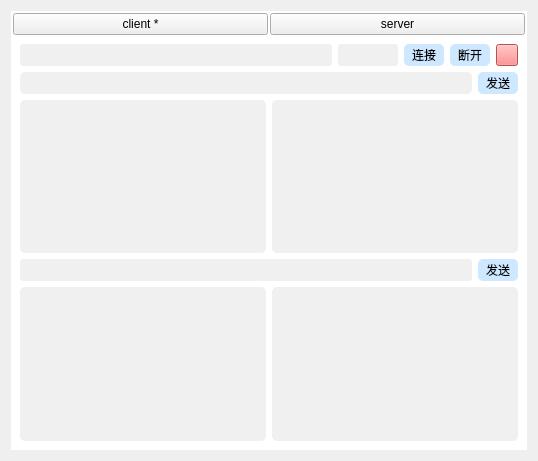
<?xml version="1.0" encoding="UTF-8"?>
<ui version="4.0">
 <class>HttpPostWidget</class>
 <widget class="QWidget" name="HttpPostWidget">
  <property name="geometry">
   <rect>
    <x>0</x>
    <y>0</y>
    <width>538</width>
    <height>461</height>
   </rect>
  </property>
  <property name="windowTitle">
   <string>Form</string>
  </property>
  <layout class="QVBoxLayout" name="verticalLayout">
   <property name="spacing">
    <number>0</number>
   </property>
   <item>
    <widget class="QWidget" name="tabBtn_background" native="true">
     <property name="styleSheet">
      <string notr="true">QWidget#tabBtn_background{
background-color: rgb(255, 255, 255);
}</string>
     </property>
     <layout class="QHBoxLayout" name="horizontalLayout">
      <property name="spacing">
       <number>2</number>
      </property>
      <property name="leftMargin">
       <number>2</number>
      </property>
      <property name="topMargin">
       <number>2</number>
      </property>
      <property name="rightMargin">
       <number>2</number>
      </property>
      <property name="bottomMargin">
       <number>0</number>
      </property>
      <item>
       <widget class="QPushButton" name="btn_cli">
        <property name="minimumSize">
         <size>
          <width>0</width>
          <height>22</height>
         </size>
        </property>
        <property name="maximumSize">
         <size>
          <width>16777215</width>
          <height>22</height>
         </size>
        </property>
        <property name="text">
         <string>client *</string>
        </property>
       </widget>
      </item>
      <item>
       <widget class="QPushButton" name="btn_serv">
        <property name="minimumSize">
         <size>
          <width>0</width>
          <height>22</height>
         </size>
        </property>
        <property name="maximumSize">
         <size>
          <width>16777215</width>
          <height>22</height>
         </size>
        </property>
        <property name="text">
         <string>server</string>
        </property>
       </widget>
      </item>
     </layout>
    </widget>
   </item>
   <item>
    <widget class="QStackedWidget" name="stackedWidget">
     <property name="currentIndex">
      <number>0</number>
     </property>
     <widget class="QWidget" name="page_cli">
      <property name="styleSheet">
       <string notr="true">QWidget#page_cli{
background-color: rgb(255, 255, 255);
}</string>
      </property>
      <layout class="QGridLayout" name="gridLayout">
       <item row="0" column="0" colspan="2">
        <layout class="QHBoxLayout" name="horizontalLayout_3">
         <item>
          <widget class="QLineEdit" name="lineEdit_11">
           <property name="minimumSize">
            <size>
             <width>0</width>
             <height>22</height>
            </size>
           </property>
           <property name="maximumSize">
            <size>
             <width>16777215</width>
             <height>16777215</height>
            </size>
           </property>
           <property name="styleSheet">
            <string notr="true">QLineEdit{
background-color: rgb(240, 240, 240);
border-radius:3px;
}
</string>
           </property>
          </widget>
         </item>
         <item>
          <widget class="QLineEdit" name="lineEdit_12">
           <property name="sizePolicy">
            <sizepolicy hsizetype="Fixed" vsizetype="Fixed">
             <horstretch>0</horstretch>
             <verstretch>0</verstretch>
            </sizepolicy>
           </property>
           <property name="minimumSize">
            <size>
             <width>60</width>
             <height>22</height>
            </size>
           </property>
           <property name="maximumSize">
            <size>
             <width>60</width>
             <height>22</height>
            </size>
           </property>
           <property name="styleSheet">
            <string notr="true">QLineEdit{
background-color: rgb(240, 240, 240);
border-radius:3px;
}
</string>
           </property>
          </widget>
         </item>
         <item>
          <widget class="QPushButton" name="btn_connect">
           <property name="sizePolicy">
            <sizepolicy hsizetype="Fixed" vsizetype="Fixed">
             <horstretch>0</horstretch>
             <verstretch>0</verstretch>
            </sizepolicy>
           </property>
           <property name="minimumSize">
            <size>
             <width>40</width>
             <height>22</height>
            </size>
           </property>
           <property name="maximumSize">
            <size>
             <width>40</width>
             <height>22</height>
            </size>
           </property>
           <property name="styleSheet">
            <string notr="true">QPushButton {
border-radius:5px
;background-color: rgb(205, 232, 255);
}

QPushButton:hover {
background-color: rgb(255, 165, 0);
}</string>
           </property>
           <property name="text">
            <string>连接</string>
           </property>
          </widget>
         </item>
         <item>
          <widget class="QPushButton" name="btn_disconnect">
           <property name="sizePolicy">
            <sizepolicy hsizetype="Fixed" vsizetype="Fixed">
             <horstretch>0</horstretch>
             <verstretch>0</verstretch>
            </sizepolicy>
           </property>
           <property name="minimumSize">
            <size>
             <width>40</width>
             <height>22</height>
            </size>
           </property>
           <property name="maximumSize">
            <size>
             <width>40</width>
             <height>22</height>
            </size>
           </property>
           <property name="styleSheet">
            <string notr="true">QPushButton {
border-radius:5px
;background-color: rgb(205, 232, 255);
}

QPushButton:hover {
background-color: rgb(255, 165, 0);
}</string>
           </property>
           <property name="text">
            <string>断开</string>
           </property>
          </widget>
         </item>
         <item>
          <widget class="QPushButton" name="btn_conn_light">
           <property name="sizePolicy">
            <sizepolicy hsizetype="Fixed" vsizetype="Fixed">
             <horstretch>0</horstretch>
             <verstretch>0</verstretch>
            </sizepolicy>
           </property>
           <property name="minimumSize">
            <size>
             <width>22</width>
             <height>22</height>
            </size>
           </property>
           <property name="maximumSize">
            <size>
             <width>22</width>
             <height>22</height>
            </size>
           </property>
           <property name="styleSheet">
            <string notr="true">background-color: rgb(251, 115,115);</string>
           </property>
           <property name="text">
            <string/>
           </property>
          </widget>
         </item>
        </layout>
       </item>
       <item row="2" column="0">
        <widget class="QPlainTextEdit" name="plainTextEdit_7">
         <property name="styleSheet">
          <string notr="true">QPlainTextEdit{
background-color: rgb(240, 240, 240);
border-radius:5px;
}
</string>
         </property>
        </widget>
       </item>
       <item row="2" column="1">
        <widget class="QPlainTextEdit" name="plainTextEdit_9">
         <property name="styleSheet">
          <string notr="true">QPlainTextEdit{
background-color: rgb(240, 240, 240);
border-radius:5px;
}
</string>
         </property>
        </widget>
       </item>
       <item row="4" column="0">
        <widget class="QPlainTextEdit" name="plainTextEdit_8">
         <property name="styleSheet">
          <string notr="true">QPlainTextEdit{
background-color: rgb(240, 240, 240);
border-radius:5px;
}
</string>
         </property>
        </widget>
       </item>
       <item row="4" column="1">
        <widget class="QPlainTextEdit" name="plainTextEdit_10">
         <property name="styleSheet">
          <string notr="true">QPlainTextEdit{
background-color: rgb(240, 240, 240);
border-radius:5px;
}
</string>
         </property>
        </widget>
       </item>
       <item row="1" column="0" colspan="2">
        <layout class="QHBoxLayout" name="horizontalLayout_2">
         <item>
          <widget class="QLineEdit" name="lineEdit_14">
           <property name="minimumSize">
            <size>
             <width>0</width>
             <height>22</height>
            </size>
           </property>
           <property name="maximumSize">
            <size>
             <width>16777215</width>
             <height>22</height>
            </size>
           </property>
           <property name="styleSheet">
            <string notr="true">QLineEdit{
background-color: rgb(240, 240, 240);
border-radius:5px;
}
</string>
           </property>
          </widget>
         </item>
         <item>
          <widget class="QPushButton" name="pushButton_10">
           <property name="sizePolicy">
            <sizepolicy hsizetype="Fixed" vsizetype="Fixed">
             <horstretch>0</horstretch>
             <verstretch>0</verstretch>
            </sizepolicy>
           </property>
           <property name="minimumSize">
            <size>
             <width>40</width>
             <height>22</height>
            </size>
           </property>
           <property name="maximumSize">
            <size>
             <width>40</width>
             <height>22</height>
            </size>
           </property>
           <property name="styleSheet">
            <string notr="true">QPushButton {
border-radius:5px
;background-color: rgb(205, 232, 255);
}

QPushButton:hover {
background-color: rgb(255, 165, 0);
}</string>
           </property>
           <property name="text">
            <string>发送</string>
           </property>
          </widget>
         </item>
        </layout>
       </item>
       <item row="3" column="0" colspan="2">
        <layout class="QHBoxLayout" name="horizontalLayout_4">
         <item>
          <widget class="QLineEdit" name="lineEdit_13">
           <property name="minimumSize">
            <size>
             <width>0</width>
             <height>22</height>
            </size>
           </property>
           <property name="maximumSize">
            <size>
             <width>16777215</width>
             <height>22</height>
            </size>
           </property>
           <property name="styleSheet">
            <string notr="true">QLineEdit{
background-color: rgb(240, 240, 240);
border-radius:3px;
}
</string>
           </property>
          </widget>
         </item>
         <item>
          <widget class="QPushButton" name="pushButton_11">
           <property name="sizePolicy">
            <sizepolicy hsizetype="Fixed" vsizetype="Fixed">
             <horstretch>0</horstretch>
             <verstretch>0</verstretch>
            </sizepolicy>
           </property>
           <property name="minimumSize">
            <size>
             <width>40</width>
             <height>22</height>
            </size>
           </property>
           <property name="maximumSize">
            <size>
             <width>40</width>
             <height>22</height>
            </size>
           </property>
           <property name="styleSheet">
            <string notr="true">QPushButton {
border-radius:5px
;background-color: rgb(205, 232, 255);
}

QPushButton:hover {
background-color: rgb(255, 165, 0);
}</string>
           </property>
           <property name="text">
            <string>发送</string>
           </property>
          </widget>
         </item>
        </layout>
       </item>
      </layout>
     </widget>
     <widget class="QWidget" name="page_serv">
      <property name="styleSheet">
       <string notr="true">QWidget#page_serv{
background-color: rgb(255, 255, 255);
}</string>
      </property>
      <layout class="QGridLayout" name="gridLayout_3">
       <item row="0" column="0" rowspan="2">
        <layout class="QGridLayout" name="gridLayout_2">
         <item row="0" column="0">
          <widget class="QLineEdit" name="lineEdit_servPort">
           <property name="minimumSize">
            <size>
             <width>0</width>
             <height>22</height>
            </size>
           </property>
           <property name="maximumSize">
            <size>
             <width>16777215</width>
             <height>22</height>
            </size>
           </property>
           <property name="styleSheet">
            <string notr="true">QLineEdit{
background-color: rgb(240, 240, 240);
border-radius:3px;
}
</string>
           </property>
          </widget>
         </item>
         <item row="0" column="1">
          <widget class="QPushButton" name="btn_servStart">
           <property name="sizePolicy">
            <sizepolicy hsizetype="Fixed" vsizetype="Fixed">
             <horstretch>0</horstretch>
             <verstretch>0</verstretch>
            </sizepolicy>
           </property>
           <property name="minimumSize">
            <size>
             <width>40</width>
             <height>22</height>
            </size>
           </property>
           <property name="maximumSize">
            <size>
             <width>40</width>
             <height>22</height>
            </size>
           </property>
           <property name="styleSheet">
            <string notr="true">QPushButton {
border-radius:5px
;background-color: rgb(205, 232, 255);
}

QPushButton:hover {
background-color: rgb(255, 165, 0);
}</string>
           </property>
           <property name="text">
            <string>启动</string>
           </property>
          </widget>
         </item>
         <item row="0" column="2">
          <widget class="QPushButton" name="btn_servStop">
           <property name="sizePolicy">
            <sizepolicy hsizetype="Fixed" vsizetype="Fixed">
             <horstretch>0</horstretch>
             <verstretch>0</verstretch>
            </sizepolicy>
           </property>
           <property name="minimumSize">
            <size>
             <width>40</width>
             <height>22</height>
            </size>
           </property>
           <property name="maximumSize">
            <size>
             <width>40</width>
             <height>22</height>
            </size>
           </property>
           <property name="styleSheet">
            <string notr="true">QPushButton {
border-radius:5px
;background-color: rgb(205, 232, 255);
}

QPushButton:hover {
background-color: rgb(255, 165, 0);
}</string>
           </property>
           <property name="text">
            <string>停止</string>
           </property>
          </widget>
         </item>
         <item row="1" column="0" colspan="3">
          <widget class="QPlainTextEdit" name="plainTextEdit_servMsg">
           <property name="styleSheet">
            <string notr="true">QPlainTextEdit{
background-color: rgb(240, 240, 240);
border-radius:5px;
}
</string>
           </property>
          </widget>
         </item>
        </layout>
       </item>
       <item row="0" column="1">
        <widget class="QLineEdit" name="lineEdit_servUrl_1">
         <property name="minimumSize">
          <size>
           <width>0</width>
           <height>22</height>
          </size>
         </property>
         <property name="maximumSize">
          <size>
           <width>16777215</width>
           <height>22</height>
          </size>
         </property>
         <property name="styleSheet">
          <string notr="true">QLineEdit{
background-color: rgb(240, 240, 240);
border-radius:3px;
}
</string>
         </property>
        </widget>
       </item>
       <item row="1" column="1">
        <widget class="QPlainTextEdit" name="plainTextEdit_rsqMsg_1">
         <property name="styleSheet">
          <string notr="true">QPlainTextEdit{
background-color: rgb(240, 240, 240);
border-radius:5px;
}
</string>
         </property>
        </widget>
       </item>
       <item row="2" column="0">
        <widget class="QLineEdit" name="lineEdit_servUrl_2">
         <property name="minimumSize">
          <size>
           <width>0</width>
           <height>22</height>
          </size>
         </property>
         <property name="maximumSize">
          <size>
           <width>16777215</width>
           <height>22</height>
          </size>
         </property>
         <property name="styleSheet">
          <string notr="true">QLineEdit{
background-color: rgb(240, 240, 240);
border-radius:3px;
}
</string>
         </property>
        </widget>
       </item>
       <item row="2" column="1">
        <widget class="QLineEdit" name="lineEdit_servUrl_3">
         <property name="minimumSize">
          <size>
           <width>0</width>
           <height>22</height>
          </size>
         </property>
         <property name="maximumSize">
          <size>
           <width>16777215</width>
           <height>227215</height>
          </size>
         </property>
         <property name="styleSheet">
          <string notr="true">QLineEdit{
background-color: rgb(240, 240, 240);
border-radius:3px;
}
</string>
         </property>
        </widget>
       </item>
       <item row="3" column="0">
        <widget class="QPlainTextEdit" name="plainTextEdit_rsqMsg_2">
         <property name="styleSheet">
          <string notr="true">QPlainTextEdit{
background-color: rgb(240, 240, 240);
border-radius:5px;
}
</string>
         </property>
        </widget>
       </item>
       <item row="3" column="1">
        <widget class="QPlainTextEdit" name="plainTextEdit_rsqMsg_3">
         <property name="styleSheet">
          <string notr="true">QPlainTextEdit{
background-color: rgb(240, 240, 240);
border-radius:5px;
}
</string>
         </property>
        </widget>
       </item>
      </layout>
     </widget>
    </widget>
   </item>
  </layout>
 </widget>
 <resources/>
 <connections/>
</ui>
